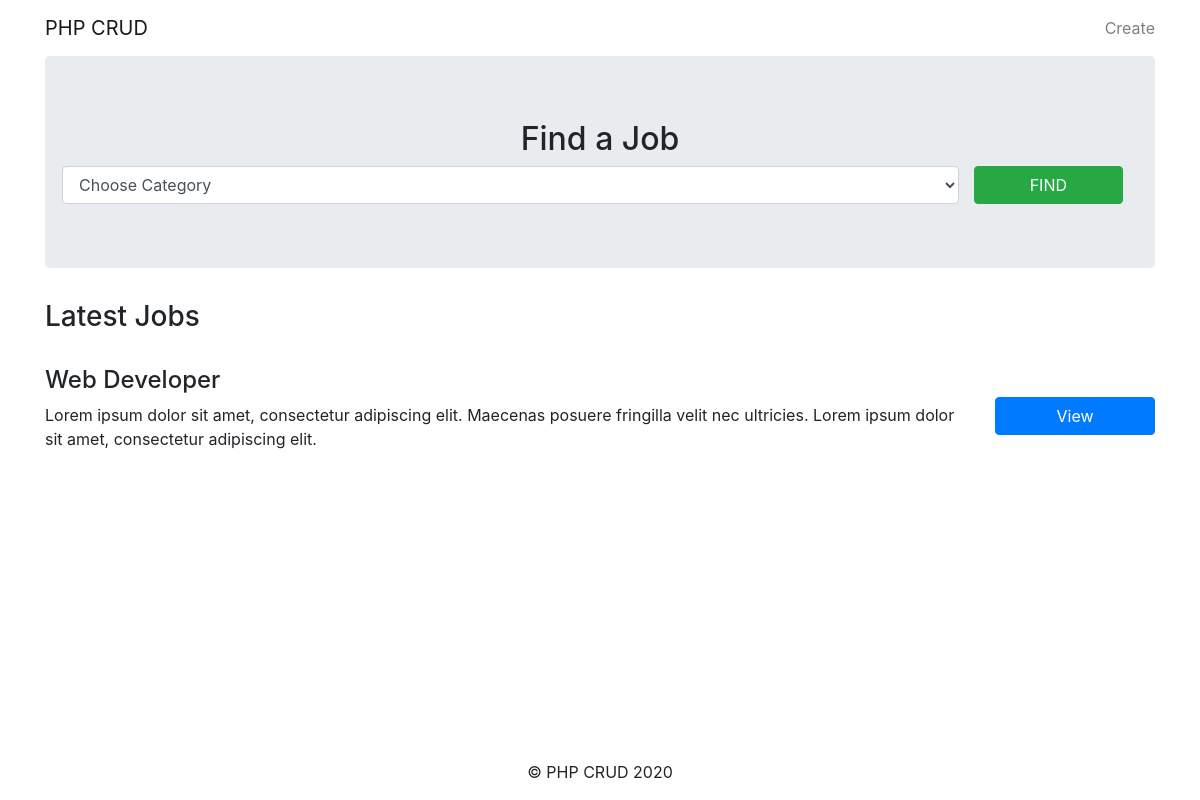
The page / on the database its author committed.
### tables this page shows
CREATE TABLE `jobs` (
  `id` int(1) NOT NULL,
  `category_id` int(1) NOT NULL,
  `company` varchar(255) NOT NULL,
  `job_title` varchar(255) NOT NULL,
  `description` varchar(255) NOT NULL,
  `salary` varchar(255) NOT NULL,
  `location` varchar(255) NOT NULL,
  `contact_user` varchar(255) NOT NULL,
  `contact_email` varchar(255) NOT NULL,
  `post_date` timestamp NOT NULL DEFAULT current_timestamp()
);

### lib/Template.php (called while the page is built, shortened)
<?php class Template
{
    protected $template;
    public function __construct($template)
    {
        $this->template = $template;
    }
    public function __toString()
    {
        include basename($this->template);
        return ob_get_clean();
    }
}

### lib/Database.php (called while the page is built, shortened)
<?php
class Database
{
    private $host = DB_HOST;
    private $user = DB_USER;
    private $pass = DB_PASSWORD;
    private $dbname = DB_NAME;
    private $dbh;
    private $stmt;
    public function __construct()
    {
        $dsn = 'mysql:host=' . $this->host . ";dbname=" . $this->dbname;
        $options = array(
            PDO::ATTR_PERSISTENT => true,
            PDO::ATTR_ERRMODE => PDO::ERRMODE_EXCEPTION
        );
        try {
            $this->dbh = new PDO($dsn, $this->user, $this->pass, $options);
        } catch (PDOException $e) {
            $this->error = $e->getMessage();
            error_log($this->error);
        }
    }
    public function query($query)
    {
        $this->stmt = $this->dbh->prepare($query);
    }
    public function execute()
    {
        return $this->stmt->execute();
    }
    public function resultSet()
    {
        $this->execute();
        return $this->stmt->fetchAll(PDO::FETCH_OBJ);
    }
}

### lib/Job.php (called while the page is built, shortened)
<?php
class Job
{
    private $db;
    public function __construct()
    {
        $this->db = new Database;
    }
    public function getAllJobs()
    {
        $this->db->query("SELECT jobs.*, categories.name AS cname
                            FROM jobs
                            INNER JOIN categories
                            ON jobs.category_id = categories.id
                            ORDER BY post_date DESC
                            ");
        $results = $this->db->resultSet();
        return $results;
    }
}

### templates/frontpage.php (the view, shortened to what this page needs)
<?php include 'inc/header.php'; ?>
<div class="jumbotron">
    <h2 class="text-center">Find a Job</h2>
    <form action="index.php" method="GET" class="row">
        <select name="category" class="form-control col-md-10">
            <option value="0"> Choose Category </option>
        </select>
        <br>
        <class class="col-md-2 pt-2 pt-md-0">
            <input type="submit" class="btn btn-success w-100" value="FIND">
        </class>
    </form>
</div>
<h3 class="pb-4"><?php echo $title; ?></h3>
<?php foreach ($jobs as $job) : ?>
    <div class="row pb-2">
        <div class="col-md-10">
            <h4><?php echo $job->job_title; ?></h4>
            <p><?php echo $job->description; ?></p>
        </div>
        <div class="col-md-2 d-flex justify-content-center">
            <a class="btn btn-primary align-self-center w-100" href="job.php?id=<?php echo $job->id; ?>">View</a>
        </div>
    </div>
<?php endforeach; ?>
<?php include 'inc/footer.php'; ?>

### rows shown on the page
jobs: job_title "Web Developer", description "Lorem ipsum dolor sit amet, consectetur adipiscing elit. Maecenas posuere fringilla velit nec ultricies. Lorem ipsum dolor sit amet, consectetur adipiscing elit."

### other values the page prints
SITE_TITLE "PHP CRUD"
$title "Latest Jobs"
